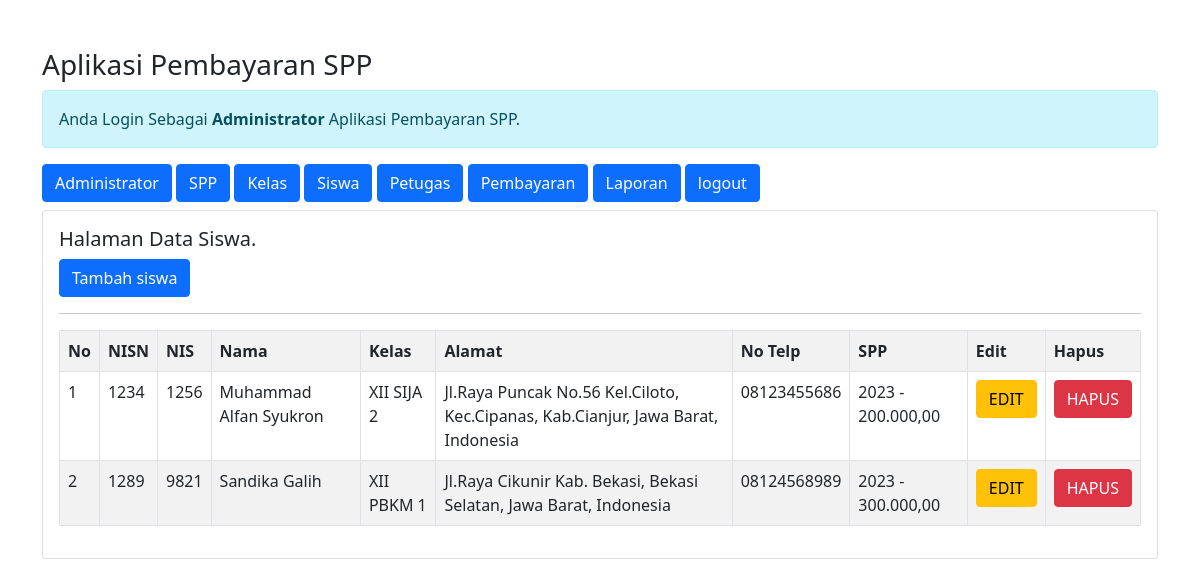
The app's page /admin/admin.php?url=siswa (signed in) with its own data.
### tables this page shows
CREATE TABLE `siswa` (
  `nisn` char(10) NOT NULL,
  `nis` char(8) NOT NULL,
  `nama` varchar(50) NOT NULL,
  `id_kelas` int(11) NOT NULL,
  `alamat` text NOT NULL,
  `no_telp` varchar(13) NOT NULL,
  `id_spp` int(11) NOT NULL
);

CREATE TABLE `kelas` (
  `id_kelas` int(11) NOT NULL,
  `nama_kelas` varchar(10) NOT NULL,
  `kompetensi_keahlian` varchar(50) NOT NULL
);

CREATE TABLE `spp` (
  `id_spp` int(11) NOT NULL,
  `tahun` int(11) NOT NULL,
  `nominal` int(11) NOT NULL
);

### admin/siswa.php (the view)
<h5>Halaman Data Siswa.</h5>
<a href="?url=tambah-siswa" class="btn btn-primary">Tambah siswa</a>
<hr>
<table class="table table-striped table-bordered">
    <tr class="fw-bold">
        <td>No</td>
        <td>NISN</td>
        <td>NIS</td>
        <td>Nama</td>
        <td>Kelas</td>
        <td>Alamat</td>
        <td>No Telp</td>
        <td>SPP</td>
        <td>Edit</td>
        <td>Hapus</td>
    </tr>
    <?php
    include '../koneksi.php';
    $no = 1;
    $sql = "SELECT*FROM siswa,spp,kelas WHERE siswa.id_kelas=kelas.id_kelas AND siswa.id_spp=spp.id_spp ORDER By nama ASC";
    $query = mysqli_query($koneksi, $sql);
    foreach ($query as $data) { ?>
        <tr>
            <td><?= $no++; ?></td>
            <td><?= $data['nisn']; ?></td>
            <td><?= $data['nis']; ?></td>
            <td><?= $data['nama']; ?></td>
            <td><?= $data['nama_kelas']; ?></td>
            <td><?= $data['alamat']; ?></td>
            <td><?= $data['no_telp']; ?></td>
            <td><?= $data['tahun']; ?> - <?= number_format($data['nominal'], 2, ',', '.'); ?></td>
            <td>
                <a href="?url=edit-siswa&nisn=<?= $data['nisn']; ?>" class="btn btn-warning">EDIT</a>
            </td>
            <td>
                <a href="?url=hapus-siswa&nisn=<?= $data['nisn']; ?>" class="btn btn-danger" onclick="return confirm('Apakah Anda Yakin Ingin Menghapus Data')">HAPUS</a>
            </td>
        </tr>
    <?php }
    ?>
</table>

### admin/admin.php (shortened to what this page needs)
<!DOCTYPE html>
<html lang="en">
<head>
    <link href="../css/bootstrap.min.css" rel="stylesheet">
</head>
<body>
    <div class="container mt-5">
        <h3>Aplikasi Pembayaran SPP</h3>
        <div class="alert alert-info">
            Anda Login Sebagai <b>Administrator</b> Aplikasi Pembayaran SPP.
        </div>
        <a href="admin.php" class="btn btn-primary">Administrator</a>
        <a href="admin.php?url=spp" class="btn btn-primary">SPP</a>
        <a href="admin.php?url=kelas" class="btn btn-primary">Kelas</a>
        <a href="admin.php?url=siswa" class="btn btn-primary">Siswa</a>
        <a href="admin.php?url=petugas" class="btn btn-primary">Petugas</a>
        <a href="admin.php?url=pembayaran" class="btn btn-primary">Pembayaran</a>
        <a href="admin.php?url=laporan" class="btn btn-primary">Laporan</a>
        <a href="admin.php?url=logout" class="btn btn-primary">logout</a>
        <div class="card mt-2">
            <div class="card-body">
                <?php
                $file = @$_GET['url'];
                if(empty($file)) {
                    echo "<h4>Selamat Datang di Halaman Administrator.</h4>";
                    echo "Aplikasi Pembayaran SPP digunakan untuk mempermudah dalam mencatat pembayaran siswa / siswi disekolah.";
                } else {
                    include ($file) . '.php';
                }
                ?>
            </div>
        </div>
    </div>
</body>
</html>

### records on screen
siswa: nisn "1234", nis "1256", nama "Muhammad Alfan Syukron", id_kelas.nama_kelas "XII SIJA 2", alamat "Jl.Raya Puncak No.56 Kel.Ciloto, Kec.Cipanas, Kab.Cianjur, Jawa Barat, Indonesia", no_telp "08123455686", id_spp.tahun "2023", id_spp.nominal "200.000,00"
siswa: nisn "1289", nis "9821", nama "Sandika Galih", id_kelas.nama_kelas "XII PBKM 1", alamat "Jl.Raya Cikunir Kab. Bekasi, Bekasi Selatan, Jawa Barat, Indonesia", no_telp "08124568989", id_spp.tahun "2023", id_spp.nominal "300.000,00"
